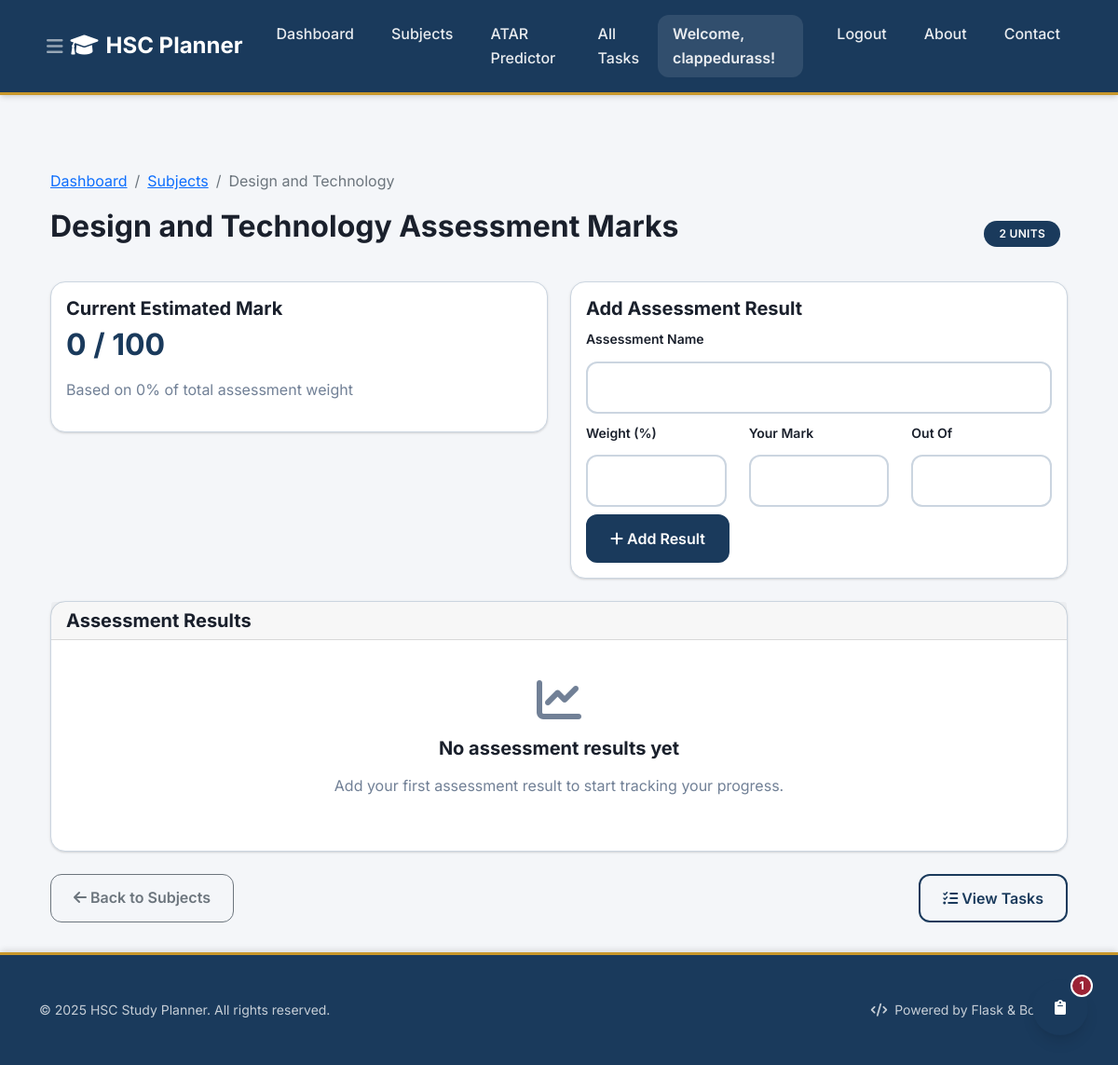
Screenshot of /subjects/25/marks (signed in) with the database file from the repository.
### tables this page shows
CREATE TABLE users (
    id INTEGER PRIMARY KEY AUTOINCREMENT,
    username TEXT UNIQUE NOT NULL,
    password_hash TEXT NOT NULL,
    email TEXT UNIQUE NOT NULL
);

CREATE TABLE subjects (
                id INTEGER PRIMARY KEY AUTOINCREMENT,
                name TEXT NOT NULL,
                user_id INTEGER NOT NULL,
                units INTEGER NOT NULL DEFAULT 2,
                target_mark INTEGER,
                FOREIGN KEY (user_id) REFERENCES users (id),
                UNIQUE(user_id, name)
            );

### Task_Organiser/app.py (the view, shortened to what this page needs)
    @app.route('/subjects/<int:subject_id>/marks')
    @login_required
    def subject_marks(subject_id):
        db = get_db()
        subject = db.execute('SELECT * FROM subjects WHERE id = ? AND user_id = ?',
                           (subject_id, g.user['id'])).fetchone()
        if subject is None:
            flash('Subject not found', 'error')
            return redirect(url_for('subjects'))
        assessment_results = db.execute('''
            SELECT * FROM assessment_results
            WHERE subject_id = ? AND user_id = ?
            ORDER BY date_recorded ASC
        ''', (subject_id, g.user['id'])).fetchall()
        results_list = []
        total_weighted_score = 0
        total_weight = 0
        current_mark = round(total_weighted_score, 1) if total_weight > 0 else 0
        return render_template('marks.html',
                             subject=dict(subject),
                             assessment_results=results_list,
                             current_mark=current_mark,
                             total_weight=total_weight)

### Task_Organiser/templates/marks.html (shortened to what this page needs)
{% extends "base.html" %}
{% block content %}
<div class="container mt-4">
    <div class="row">
        <div class="col-12">
            <nav aria-label="breadcrumb">
                <ol class="breadcrumb">
                    <li class="breadcrumb-item"><a href="{{ url_for('index') }}">Dashboard</a></li>
                    <li class="breadcrumb-item"><a href="{{ url_for('subjects') }}">Subjects</a></li>
                    <li class="breadcrumb-item active">{{ subject.name }}</li>
                </ol>
            </nav>
        </div>
    </div>
    <div class="row">
        <div class="col-12">
            <div class="d-flex justify-content-between align-items-center mb-4">
                <h2>{{ subject.name }} Assessment Marks</h2>
                <div>
                    {% if subject.units %}
                        <span class="badge me-2" style="background: var(--primary);">{{ subject.units }} units</span>
                    {% endif %}
                </div>
            </div>
        </div>
    </div>
    <div class="row mb-4">
        <div class="col-md-6">
            <div class="card">
                <div class="card-body">
                    <h5 class="card-title">Current Estimated Mark</h5>
                    <h2 style="color: var(--primary);">{{ current_mark }} / 100</h2>
                    <p class="text-muted">Based on {{ total_weight }}% of total assessment weight</p>
                </div>
            </div>
        </div>
        <div class="col-md-6">
            <div class="card">
                <div class="card-body">
                    <h5 class="card-title">Add Assessment Result</h5>
                    <form method="POST" action="{{ url_for('add_assessment_result', subject_id=subject.id) }}">
                        <div class="mb-2">
                            <label for="assessment_name" class="form-label">Assessment Name</label>
                            <input type="text" class="form-control" id="assessment_name" name="assessment_name" required>
                        </div>
                        <div class="row">
                            <div class="col-md-4">
                                <label for="weight" class="form-label">Weight (%)</label>
                                <input type="number" class="form-control" id="weight" name="weight" step="0.1" min="0" max="100" required>
                            </div>
                            <div class="col-md-4">
                                <label for="raw_mark" class="form-label">Your Mark</label>
                                <input type="number" class="form-control" id="raw_mark" name="raw_mark" step="0.1" min="0" required>
                            </div>
                            <div class="col-md-4">
                                <label for="max_mark" class="form-label">Out Of</label>
                                <input type="number" class="form-control" id="max_mark" name="max_mark" step="0.1" min="0.1" required>
                            </div>
                        </div>
                        <button type="submit" class="btn btn-primary mt-2">
                            <i class="fas fa-plus"></i> Add Result
                        </button>
                    </form>
                </div>
            </div>
        </div>
    </div>
    <div class="row">
        <div class="col-12">
            <div class="card">
                <div class="card-header">
                    <h5 class="card-title mb-0">Assessment Results</h5>
                </div>
                <div class="card-body">
                    {% if assessment_results %}
                        <div class="table-responsive">
                            <table class="table table-striped">
                                <thead>
                                    <tr>
                                        <th>Assessment Name</th>
                                        <th>Weight (%)</th>
                                        <th>Your Mark</th>
                                        <th>Out Of</th>
                                        <th>Percentage</th>
                                        <th>Weighted Score</th>
                                        <th>Date</th>
                                        <th>Actions</th>
                                    </tr>
                                </thead>
                                <tbody>
                                    {% for result in assessment_results %}
                                    <tr>
                                        <td>{{ result.assessment_name }}</td>
                                        <td>{{ result.weight }}%</td>
                                        <td>{{ result.raw_mark }}</td>
                                        <td>{{ result.max_mark }}</td>
                                        <td>
                                            <span class="badge" {% if result.percentage >= 85 %}style="background: var(--success);"{% elif result.percentage >= 75 %}style="background: var(--info);"{% elif result.percentage >= 65 %}style="background: var(--warning);"{% else %}style="background: var(--danger);"{% endif %}>
                                                {{ result.percentage }}%
                                            </span>
                                        </td>
                                        <td>{{ result.weighted_score }}</td>
                                        <td>{{ result.date_recorded[:10] if result.date_recorded else 'N/A' }}</td>
                                        <td>
                                            <form method="POST" action="{{ url_for('delete_assessment_result', subject_id=subject.id, result_id=result.id) }}"
                                                  onsubmit="return confirm('Are you sure you want to delete this assessment result?')">
                                                <button type="submit" class="btn btn-sm btn-outline-danger">
                                                    <i class="fas fa-trash"></i>
                                                </button>
                                            </form>
                                        </td>
                                    </tr>
                                    {% endfor %}
                                </tbody>
                                <tfoot>
                                    <tr style="background: var(--primary); color: white;">
                                        <th colspan="5">Total</th>
                                        <th>{{ total_weight }}%</th>
                                        <th colspan="2">{{ current_mark }} / 100</th>
                                    </tr>
                                </tfoot>
                            </table>
                        </div>
                    {% else %}
                        <div class="text-center py-4">
                            <i class="fas fa-chart-line fa-3x text-muted mb-3"></i>
                            <h5>No assessment results yet</h5>
                            <p class="text-muted">Add your first assessment result to start tracking your progress.</p>
                        </div>
                    {% endif %}
                </div>
            </div>
        </div>
    </div>
    <div class="row mt-4">
        <div class="col-12">
            <div class="d-flex justify-content-between">
                <a href="{{ url_for('subjects') }}" class="btn btn-outline-secondary">
                    <i class="fas fa-arrow-left"></i> Back to Subjects
                </a>
                <a href="{{ url_for('index', subject_id=subject.id) }}" class="btn btn-outline-primary">
                    <i class="fas fa-tasks"></i> View Tasks
                </a>
            </div>
        </div>
    </div>
</div>
{% endblock %}

### Task_Organiser/templates/base.html (shortened to what this page needs)
<!DOCTYPE html>
<html lang="en">
<head>
    <link href="https://cdn.jsdelivr.net/npm/bootstrap@5.1.3/dist/css/bootstrap.min.css" rel="stylesheet">
    <link href="https://cdnjs.cloudflare.com/ajax/libs/font-awesome/6.0.0/css/all.min.css" rel="stylesheet">
</head>
<body>
    <nav class="navbar navbar-expand-lg navbar-dark">
        <div class="container">
            <button class="navbar-toggler" type="button" data-bs-toggle="collapse" data-bs-target="#navbarNav" aria-controls="navbarNav" aria-expanded="false" aria-label="Toggle navigation">
                <i class="fas fa-bars"></i>
            </button>
            <a class="navbar-brand" href="{{ url_for('index') }}">
                <i class="fas fa-graduation-cap me-2"></i>HSC Planner
            </a>
            <div class="collapse navbar-collapse" id="navbarNav">
                <ul class="navbar-nav me-auto">
                    <li class="nav-item">
                        <a class="nav-link" href="{{ url_for('index') }}">Dashboard</a>
                    </li>
                    <li class="nav-item">
                        <a class="nav-link" href="{{ url_for('subjects') }}">Subjects</a>
                    </li>
                    <li class="nav-item">
                        <a class="nav-link" href="{{ url_for('atar') }}">ATAR Predictor</a>
                    </li>
                    <li class="nav-item">
                        <a class="nav-link" href="{{ url_for('index') }}?view=all">All Tasks</a>
                    </li>
                </ul>
                <div class="navbar-nav ms-auto">
                    {% if g.user %}
                        <span class="navbar-text me-3">Welcome, {{ g.user.username }}!</span>
                        <a class="nav-link" href="{{ url_for('logout') }}" onclick="return confirm('Are you sure you want to logout?')">Logout</a>
                    {% else %}
                        <a class="nav-link" href="{{ url_for('login') }}">Login</a>
                        <a class="nav-link" href="{{ url_for('register') }}">Register</a>
                    {% endif %}
                    <a class="nav-link" href="{{ url_for('about') }}">About</a>
                    <a class="nav-link" href="{{ url_for('contact') }}">Contact</a>
                </div>
            </div>
        </div>
    </nav>
    <main class="container mt-4">
        {% block content %}{% endblock %}
    </main>
    <footer class="footer mt-auto">
        <div class="container py-2 py-md-3">
            <div class="row align-items-center">
                <div class="col-12 col-md-6">
                    <p class="mb-0 opacity-75 small">&copy; 2025 HSC Study Planner. All rights reserved.</p>
                </div>
                <div class="col-12 col-md-6 text-md-end">
                    <p class="mb-0 opacity-75 small">
                        <i class="fas fa-code me-1"></i>
                        Powered by Flask & Bootstrap
                    </p>
                </div>
            </div>
        </div>
    </footer>
    <div id="priority-widget" class="priority-widget-collapsed">
        <button id="priority-toggle" class="priority-toggle-btn">
            <i class="fas fa-clipboard"></i>
            <span id="priority-count" class="priority-count">0</span>
        </button>
    </div>
</body>
</html>

### rows the page displays
users: user.username "clappedurass"
subjects: name "Design and Technology", units "2"

### other values shown
{{ current_mark }} "0"
{{ total_weight }} "0"
